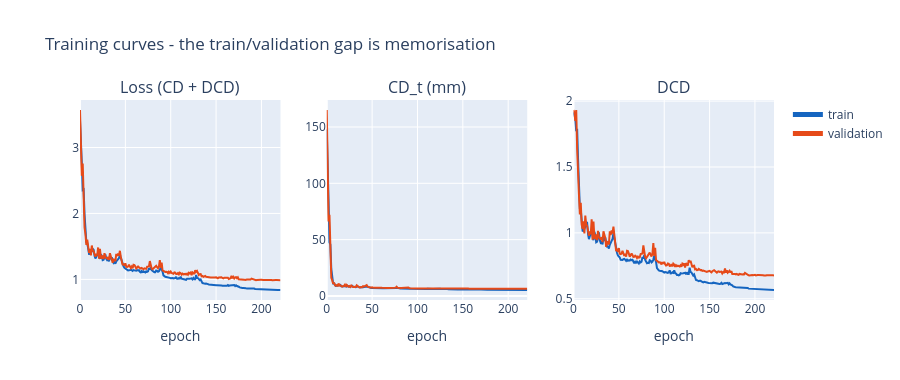

Write notebook code for a chart like this one.
### Code cell
import plotly.graph_objects as go
from plotly.subplots import make_subplots

fig = make_subplots(rows=1, cols=3, subplot_titles=("Loss (CD + DCD)", "CD_t (mm)", "DCD"))
for col, (tr, va, mul) in enumerate([("loss", "val_loss", 1),
                                     ("cd_t_metric", "val_cd_t_metric", scale_mm),
                                     ("dcd_metric", "val_dcd_metric", 1)], start=1):
    fig.add_trace(go.Scatter(y=hist[tr] * mul, name="train", line=dict(color="#1565C0"),
                             showlegend=(col == 1)), row=1, col=col)
    fig.add_trace(go.Scatter(y=hist[va] * mul, name="validation", line=dict(color="#E64A19"),
                             showlegend=(col == 1)), row=1, col=col)
fig.update_xaxes(title_text="epoch")
fig.update_layout(height=380, legend=dict(itemsizing="constant"),
                  title="Training curves - the train/validation gap is memorisation")
fig.show()

### Figure 1 — Plotly figure (JSON) as saved in the notebook; plotly's stock layout.template omitted (floating-point values rounded to 4 significant figures; data arrays with more than 128 entries replaced by an {"elided": "..."} marker saying what was removed)
{"data": [{"line": {"color": "#1565C0"}, "name": "train", "showlegend": true, "type": "scatter", "xaxis": "x", "y": {"elided": "222 float values"}, "yaxis": "y"}, {"line": {"color": "#E64A19"}, "name": "validation", "showlegend": true, "type": "scatter", "xaxis": "x", "y": {"elided": "222 float values"}, "yaxis": "y"}, {"line": {"color": "#1565C0"}, "name": "train", "showlegend": false, "type": "scatter", "xaxis": "x2", "y": {"elided": "222 float values"}, "yaxis": "y2"}, {"line": {"color": "#E64A19"}, "name": "validation", "showlegend": false, "type": "scatter", "xaxis": "x2", "y": {"elided": "222 float values"}, "yaxis": "y2"}, {"line": {"color": "#1565C0"}, "name": "train", "showlegend": false, "type": "scatter", "xaxis": "x3", "y": {"elided": "222 float values"}, "yaxis": "y3"}, {"line": {"color": "#E64A19"}, "name": "validation", "showlegend": false, "type": "scatter", "xaxis": "x3", "y": {"elided": "222 float values"}, "yaxis": "y3"}], "layout": {"annotations": [{"font": {"size": 16}, "showarrow": false, "text": "Loss (CD + DCD)", "x": 0.1444, "xanchor": "center", "xref": "paper", "y": 1, "yanchor": "bottom", "yref": "paper"}, {"font": {"size": 16}, "showarrow": false, "text": "CD_t (mm)", "x": 0.5, "xanchor": "center", "xref": "paper", "y": 1, "yanchor": "bottom", "yref": "paper"}, {"font": {"size": 16}, "showarrow": false, "text": "DCD", "x": 0.8556, "xanchor": "center", "xref": "paper", "y": 1, "yanchor": "bottom", "yref": "paper"}], "height": 380, "legend": {"itemsizing": "constant"}, "title": {"text": "Training curves - the train/validation gap is memorisation"}, "xaxis": {"anchor": "y", "domain": [0, 0.2889], "title": {"text": "epoch"}}, "xaxis2": {"anchor": "y2", "domain": [0.3556, 0.6444], "title": {"text": "epoch"}}, "xaxis3": {"anchor": "y3", "domain": [0.7111, 1], "title": {"text": "epoch"}}, "yaxis": {"anchor": "x", "domain": [0, 1]}, "yaxis2": {"anchor": "x2", "domain": [0, 1]}, "yaxis3": {"anchor": "x3", "domain": [0, 1]}}}
